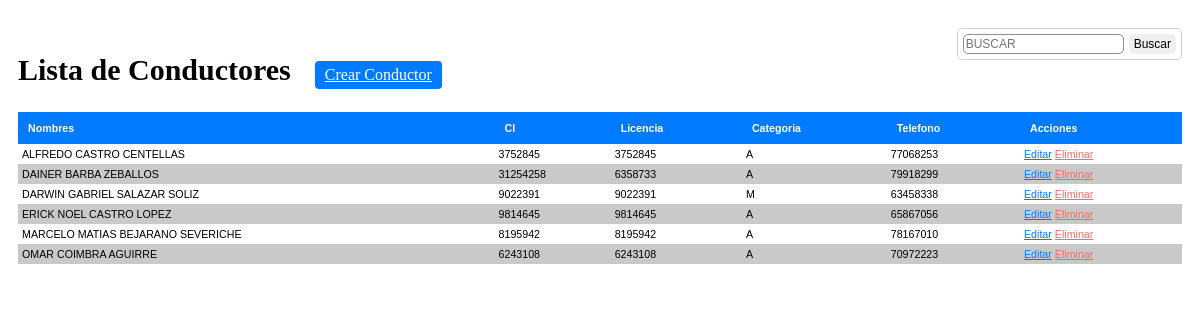
Screenshot of /paginas/conductor/listarconductor.php (signed in) with the database file from the repository.
### tables this page shows
CREATE TABLE `conductor` (
  `idconductor` int(11) NOT NULL,
  `token` tinytext DEFAULT NULL,
  `nombreconductor` varchar(80) DEFAULT NULL,
  `dni` varchar(10) DEFAULT NULL,
  `licencia` varchar(12) DEFAULT NULL,
  `categoria` varchar(45) DEFAULT NULL,
  `telefonoconductor` varchar(45) DEFAULT NULL,
  `codcombustible` varchar(15) DEFAULT NULL
);

### paginas/conductor/listarconductor.php (the view, shortened to what this page needs)
<?php
	$codcombustible = $_SESSION["codcombustible"];
	include "../../conexion.php";
?>
<!DOCTYPE html>
<html lang="en">
<head>
  <link rel="stylesheet" href="plugins/fontawesome-free/css/all.min.css">
  <link rel="stylesheet" href="https://code.ionicframework.com/ionicons/2.0.1/css/ionicons.min.css">
  <link href="../css/style.css" rel="stylesheet">
</head>
<body>
<section id="container">
	<div class="margen">
		<h1>Lista de Conductores</h1>
		<a href="registroconductor.php" class="btn_new">Crear Conductor</a>
		<form action="listarconductor.php" method="get" class="form_search">
			<input type="text" name="busqueda" id="busqueda" placeholder="Buscar" style="text-transform:uppercase">
			<input type="submit" value="Buscar" class="btn_search">
		</form>
		<table>
			<tr>
				<th>Nombres</th>
				<th>CI</th>
				<th>Licencia</th>
				<th>Categoria</th>
				<th>Telefono</th>
				<th>Acciones</th>
			</tr>
		<?php
			if (sizeof($_REQUEST)>0) {
				$busqueda = strtoupper($_REQUEST['busqueda']);
				$busqueda2=lista($busqueda);
			} else {
					$busqueda = "";
			}
			$encontrado2='NO';
			if($encontrado2 == 'SI'){
				$query = mysqli_query($conection,"SELECT idconductor, token, nombreconductor, dni, licencia, categoria, telefonoconductor FROM conductor
													WHERE codcombustible = '$codcombustible' ORDER BY nombreconductor");
			}else{
				$query = mysqli_query($conection,"SELECT idconductor, token, nombreconductor, dni, licencia, categoria, telefonoconductor FROM conductor
													WHERE (nombreconductor LIKE '%$busqueda%' OR dni LIKE '%$busqueda%' OR licencia LIKE '%$busqueda%' OR categoria LIKE '%$busqueda%' OR telefonoconductor LIKE '%$busqueda%') and codcombustible = '$codcombustible' ORDER BY nombreconductor");
			}
			$result = mysqli_num_rows($query);
			if($result > 0){
				while ($data = mysqli_fetch_array($query)) {
			?>
				<tr>
					<td><?php echo $data['nombreconductor']; ?></td>
					<td><?php echo $data['dni']; ?></td>
					<td><?php echo $data['licencia']; ?></td>
					<td><?php echo $data['categoria']; ?></td>
					<td><?php echo $data['telefonoconductor']; ?></td>
					<td>
						<a class="link_edit" href="editarconductor.php?token=<?php echo $data['token']; ?>">Editar</a>
						<a class="link_delete" href="eliminarconductor.php?token=<?php echo $data['token']; ?>">Eliminar</a>
					</td>
				</tr>
		<?php
				}
			}
		 ?>
		</table>
	</div>
</section>
</body>
</html>

### paginas/css/style.css (style rules this page uses)
#container { background: #FFF; padding: 10px 0; }
form { background: #FFF; margin: auto; padding: 20px 50px; border: 1px solid #d1d1d1; }
input,select,textarea { display: block; font-size: 9pt; padding: 2px; border: 1px solid #85929e; border-radius: 5px; }
.margen { margin: 10px; }
#container h1 { font-size: 30px; display: inline-block; }
.btn_new { display: inline-block; background: #007bff; color: #FFF; padding: 5px 10px; border-radius: 4px; margin: 20px; }
table { border-collapse: collapse; font-size: 8pt; font-family: 'arial'; width: 100%; }
table th { text-align: left; padding: 10px; background: #007bff; color: #FFF; }
table tr:nth-child(odd) { background: rgb(202, 201, 201); }
table td { padding: 4px; }
.link_edit { color: #007bff; }
.link_delete { color: #f26b6b; }
.form_search { display: -webkit-flex; display: -moz-flex; display: -ms-flex; display: -o-flex; display: flex; float: right; background: initial; padding: 5px; border-radius: 5px; }
.form_search .btn_search { background: #007bff color: #FFF; padding: 0 5px; border: 0; cursor: pointer; margin-left: 5px; }

### rows the page displays
conductor: nombreconductor "ALFREDO CASTRO CENTELLAS", dni "3752845", licencia "3752845", categoria "A", telefonoconductor "77068253"
conductor: nombreconductor "DAINER BARBA ZEBALLOS", dni "31254258", licencia "6358733", categoria "A", telefonoconductor "79918299"
conductor: nombreconductor "DARWIN GABRIEL SALAZAR SOLIZ", dni "9022391", licencia "9022391", categoria "M", telefonoconductor "63458338"
conductor: nombreconductor "ERICK NOEL CASTRO LOPEZ", dni "9814645", licencia "9814645", categoria "A", telefonoconductor "65867056"
conductor: nombreconductor "MARCELO MATIAS BEJARANO SEVERICHE", dni "8195942", licencia "8195942", categoria "A", telefonoconductor "78167010"
conductor: nombreconductor "OMAR COIMBRA AGUIRRE", dni "6243108", licencia "6243108", categoria "A", telefonoconductor "70972223"
